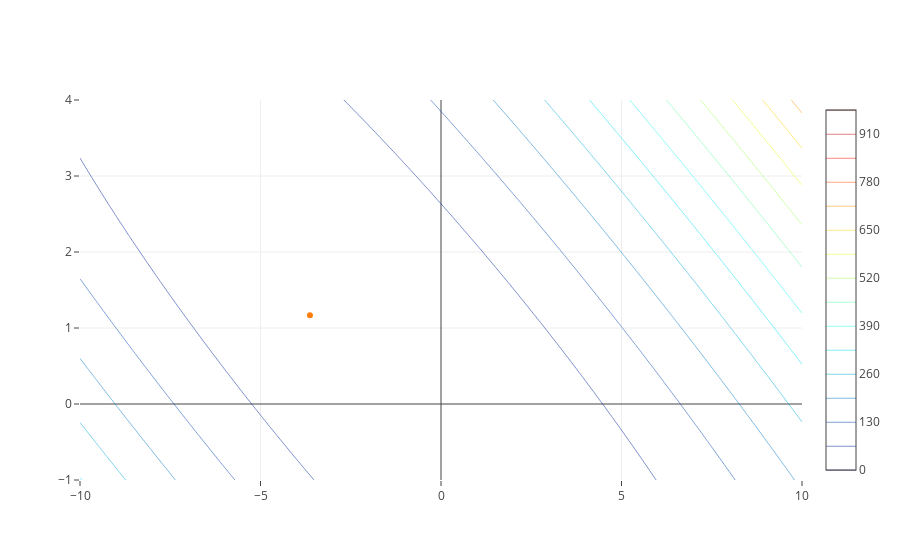

The cell this chart's notebook holds for it:
### Markdown cell above
## Contour

### Code cell
def plot_contour(x, y, theta):
    theta0_vals = np.linspace(-10, 10, 100)
    theta1_vals = np.linspace(-1, 4, 100)
    J_vals = np.zeros((len(theta0_vals), len(theta1_vals)))
    
    i = 0
    j = 0
    while i < len(theta0_vals):
        while j < len(theta1_vals):
            t = np.array([[theta0_vals[i]], [theta1_vals[j]]])
            J_vals[i, j] = compute_cost(x, y, t)
            j += 1
        j = 0
        i += 1
    
    data = [
        Contour(
                z=J_vals, 
                x=theta0_vals, 
                y=theta1_vals,
                colorscale='Jet',
                contours=dict(
                    coloring='lines',
                    start = 0.0001,
                    end = 1000,
                    size = 65
                )
        ),
        Scatter(
            x=theta[0],
            y=theta[1]
        )
    ]
    
    # Plot the graph
    iplot(dict(data=data))

plot_contour(X, Y, theta)

### Figure 1 — Plotly figure (JSON) as saved in the notebook; plotly's stock layout.template omitted (floating-point values rounded to 4 significant figures; data arrays with more than 128 entries replaced by an {"elided": "..."} marker saying what was removed)
{"data": [{"colorscale": "Jet", "contours": {"coloring": "lines", "end": 1000, "size": 65, "start": 0.0001}, "type": "contour", "x": [-10, -9.798, -9.596, -9.394, -9.192, -8.99, -8.788, -8.586, -8.384, -8.182, -7.98, -7.778, -7.576, -7.374, -7.172, -6.97, -6.768, -6.566, -6.364, -6.162, -5.96, -5.758, -5.556, -5.354, -5.152, -4.949, -4.747, -4.545, -4.343, -4.141, -3.939, -3.737, -3.535, -3.333, -3.131, -2.929, -2.727, -2.525, -2.323, -2.121, -1.919, -1.717, -1.515, -1.313, -1.111, -0.9091, -0.7071, -0.5051, -0.303, -0.101, 0.101, 0.303, 0.5051, 0.7071, 0.9091, 1.111, 1.313, 1.515, 1.717, 1.919, 2.121, 2.323, 2.525, 2.727, 2.929, 3.131, 3.333, 3.535, 3.737, 3.939, 4.141, 4.343, 4.545, 4.747, 4.949, 5.152, 5.354, 5.556, 5.758, 5.96, 6.162, 6.364, 6.566, 6.768, 6.97, 7.172, 7.374, 7.576, 7.778, 7.98, 8.182, 8.384, 8.586, 8.788, 8.99, 9.192, 9.394, 9.596, 9.798, 10], "y": [-1, -0.9495, -0.899, -0.8485, -0.798, -0.7475, -0.697, -0.6465, -0.596, -0.5455, -0.4949, -0.4444, -0.3939, -0.3434, -0.2929, -0.2424, -0.1919, -0.1414, -0.09091, -0.0404, 0.0101, 0.06061, 0.1111, 0.1616, 0.2121, 0.2626, 0.3131, 0.3636, 0.4141, 0.4646, 0.5152, 0.5657, 0.6162, 0.6667, 0.7172, 0.7677, 0.8182, 0.8687, 0.9192, 0.9697, 1.02, 1.071, 1.121, 1.172, 1.222, 1.273, 1.323, 1.374, 1.424, 1.475, 1.525, 1.576, 1.626, 1.677, 1.727, 1.778, 1.828, 1.879, 1.929, 1.98, 2.03, 2.081, 2.131, 2.182, 2.232, 2.283, 2.333, 2.384, 2.434, 2.485, 2.535, 2.586, 2.636, 2.687, 2.737, 2.788, 2.838, 2.889, 2.939, 2.99, 3.04, 3.091, 3.141, 3.192, 3.242, 3.293, 3.343, 3.394, 3.444, 3.495, 3.545, 3.596, 3.646, 3.697, 3.747, 3.798, 3.848, 3.899, 3.949, 4], "z": {"elided": "100x100 float values"}}, {"type": "scatter", "x": [-3.63], "y": [1.166]}], "layout": {}}
